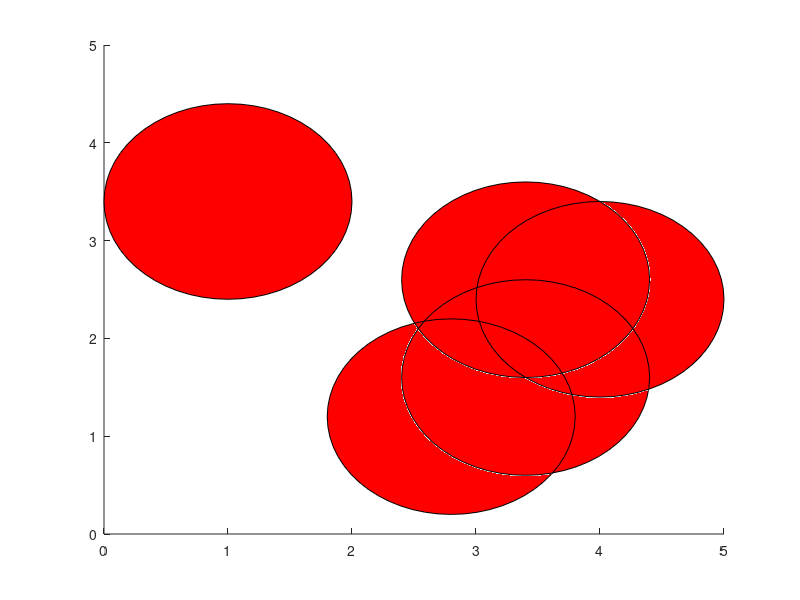

Reproduce this figure in MATLAB. (Note: this script raises an error after producing the figure.)
function tf = multiple_targets(r,N_object,moving,graphdraw,method)
if nargin==0
    method=1; N_object = 5; graphdraw=1; r=1; moving = 1;
end
boundary = 5;
p.x = randi(boundary,1);
p.y = randi(boundary,1);
p.ang = 0;
for i = 1:N_object
    object.x(i) = randi([ceil(r).*boundary,floor(boundary-r).*boundary],1,1)./boundary;
    object.y(i) = randi([ceil(r).*boundary,floor(boundary-r).*boundary],1,1)./boundary;
    object.r(i) = r;
end
ss = 0.1;
t_step = 5;
n_steps = 100000;
found = 0;
tf = n_steps;
if graphdraw == 1
    figure;
    axes('XLim',[0 boundary],'YLim',[0 boundary]);
    for i = 1:N_object
        rectangle('Position', [(object.x(i)-r),(object.y(i)-r),2*r,2*r],'Curvature',[1 1],'FaceColor','r')
    end
end
for i = 1:t_step:n_steps
    ix = p.x;
    iy = p.y;
    
    if i==1
        start=[p.x p.y];
    end
    for j = 1:t_step;
        locstorex(i,j)=p.x;
        locstorey(i,j)=p.y;
        p = SearchMethod(p,ss,object,boundary,i,j,method,start,locstorex,locstorey);
        
        p = boundarys(p,boundary);
        [found,object] = o_goal(p,object,found,graphdraw);
        if found==N_object || i==n_steps;
            tf = (i+j);
            return
        end
        pstorex(j) = p.x;
        pstorey(j) = p.y;
        if moving == 1;
            object = movingTarget(object,p,ss,boundary);
        end
        if graphdraw == 1 && moving ==1
            for i = 1:length(object.x)
                if isnan(object.x(i)) == 0;
                    rectangle('Position', [(object.x(i)-object.r(i)),(object.y(i)-object.r(i)),(2*object.r(i)),(2*object.r(i))]...
                        ,'Curvature',[1 1],'FaceColor','r')
                    drawnow
                end
            end
        end
    end
    if graphdraw==1
        hold on
        plot(pstorex,pstorey,'bx');
        drawnow
    end
end
end
function [found,object] = o_goal(p,object,found,graphdraw)
for i = 1:length(object.x)
    if (abs(p.x-object.x(i))<object.r(i))&&(abs(p.y-object.y(i))<object.r(i))
        found = found+ 1;
        if graphdraw==1
            hold on
            plot(p.x,p.y,'cd','linewidth',10);
        end
        object.x(i) = NaN;
        object.y(i) = NaN;
    else
        found = found+0;
    end
end
end
function p = boundarys(p,boundary)
if p.x>boundary
    p.x = p.x-boundary;
end
if p.y > boundary
    p.y = p.y-boundary;
end
if p.x<0
    p.x = p.x+boundary;
end
if p.y<0
    p.y = p.y+boundary;
end
end
function p = Aboundarys(p,boundary)
for i = 1:length(p.x)
    if p.x(i)>boundary
        p.x(i) = p.x(i)-boundary;
    end
    if p.y(i) > boundary
        p.y(i) = p.y(i)-boundary;
    end
    if p.x(i)<0
        p.x(i) = p.x(i)+boundary;
    end
    if p.y(i)<0
        p.y(i) = p.y(i)+boundary;
    end
end
end
function nobject = movingTarget(object,p,ss,boundary)
for i = 1:length(object.x)
    ang = rand(1).*(2*pi);
    updatex = ss.*cos(ang);
    updatey = ss.*sin(ang);
    
    nobject.x(i) = object.x(i)+updatex;
    nobject.y(i) = object.y(i)+updatey;
end
nobject = Aboundarys(nobject,boundary);
nobject.r = object.r;
end